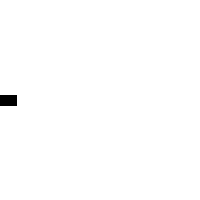
Frame 1 (no input)
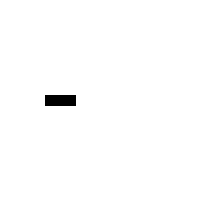
Frame 60 (the mouse pressed at the canvas centre just before this capture)
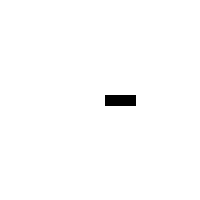
Frame 120 (the mouse held since frame 60 and released just before this capture)

The Processing sketch that drew these frames (run headless with seeded random() and noise(); from frame 60 on, the mouse is pressed at the canvas centre):

// Processing sketch: moving_object
// ── moving_object.pde
color c = color(0);
float x = 0;
float y = 100;
float speed = 1;

void setup() {
  size(200, 200);
}

void draw() {
  background(255);
  move();
  display();
}

void move() {
  x = x + speed;
  if(x > width) {
    x = -10;
  }
}

void display() {
  fill(c);
  rectMode(CENTER);
  rect(x, y, 30, 10);
}
